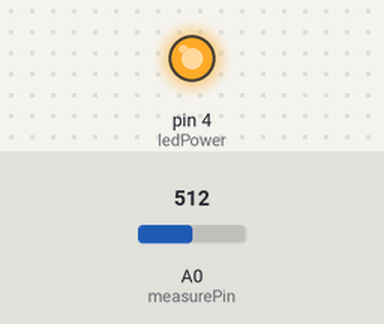
This sketch was run on a simulated Arduino Uno, built with avr-gcc and run on an emulated ATmega328P. Shown: output pins drawn as LEDs (lit = HIGH). The inputs (shaded band) are chosen by the test bench; at power-on: A0 (measurePin) = 512. What the sketch prints to the serial monitor is not drawn.

Above: at 0.1 s.
Timing chart, 0 to 1.6 s (numbered marks = the images above):
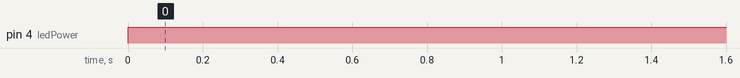

Measured:
- by itself, pin 4 (ledPower): LOW → HIGH at 0.00 s

The sketch:

Dust_sensor_nodemcu.ino
```cpp
int measurePin = A0;
int ledPower = 4;

float voMeasured = 0;
float calcVoltage = 0;
float dustDensity = 0;

void setup(){
  Serial.begin(9600);
  pinMode(ledPower,OUTPUT);
  }

void loop(){
  digitalWrite(ledPower,LOW);
  delayMicroseconds(280);

  voMeasured = analogRead(measurePin);

  delayMicroseconds(40);
  digitalWrite(ledPower,HIGH);
  delayMicroseconds(9680);

  calcVoltage = voMeasured*(5.0/1024);
  dustDensity = 0.17*calcVoltage-0.1;

  if ( dustDensity < 0)
  {
    dustDensity = 0.00;
  }

  Serial.println("Raw Signal Value (0-1023):");
  Serial.println(voMeasured);

  Serial.println("Voltage:");
  Serial.println(calcVoltage);

  Serial.println("Dust Density:");
  Serial.println(dustDensity);
  delay(1000);
  }
```
